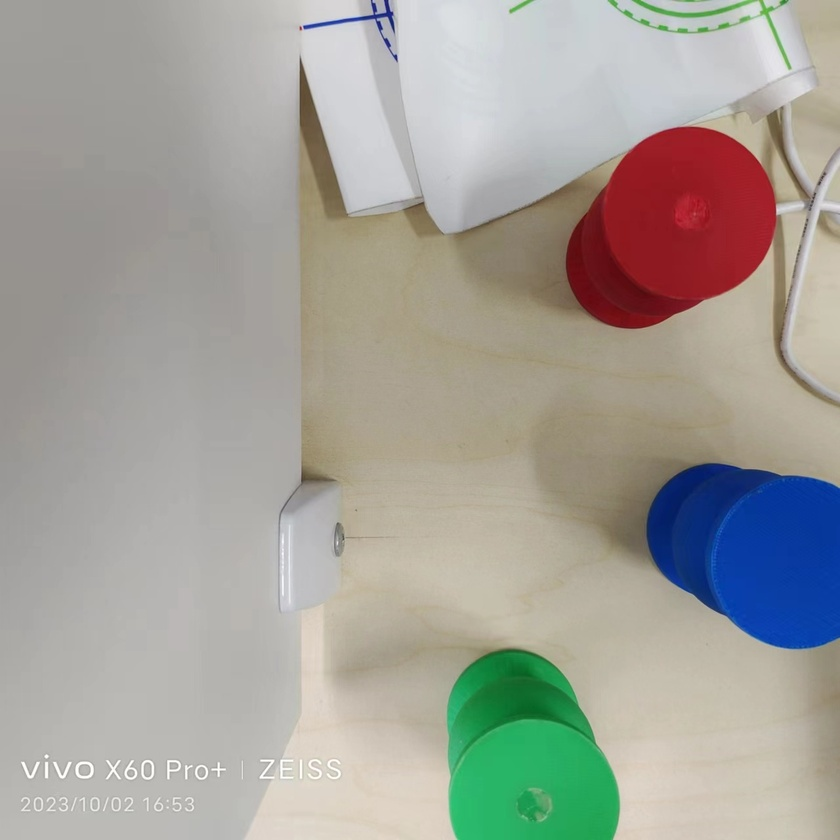
#> input picture test/dataset/raw_02.jpeg, 840 x 840 px, shrunk from 1280 x 1280 before the run
$ python 1002.py
#> lines starting #> are read from the running program, lines starting #| are printed output that depends on the picture; after the words box and inside, x2 and y2 are one past the last pixel; in counts of white or black regions, pixels touching at a corner belong together
import cv2
import numpy as np
# Function to update the threshold values based on trackbar positions
# [6 lines left out: function update_threshold, not called in this run]

# Create a window for displaying the image
cv2.namedWindow("Resulting_image")
thresh_1 = 0
# Create trackbars for thresh_1 and thresh_2
cv2.createTrackbar("Threshold 1", "Resulting_image", thresh_1, 255, update_threshold)

# Read the image
imageread = cv2.imread('./dataset/raw_02.jpeg')
#> imageread is the input picture: shape (840, 840, 3); mean B, G, R 153.8, 161.1, 163.2

# Convert the input image to grayscale

hsv = cv2.cvtColor(imageread,cv2.COLOR_BGR2HSV)
#> hsv: shape (840, 840, 3); mean H, S, V 43.9, 46.5, 174.2

lower_blue_contour = np.array([102, 69, 0])
upper_blue_contour = np.array([147, 255, 255])

mask = cv2.inRange(hsv, lower_blue_contour, upper_blue_contour)
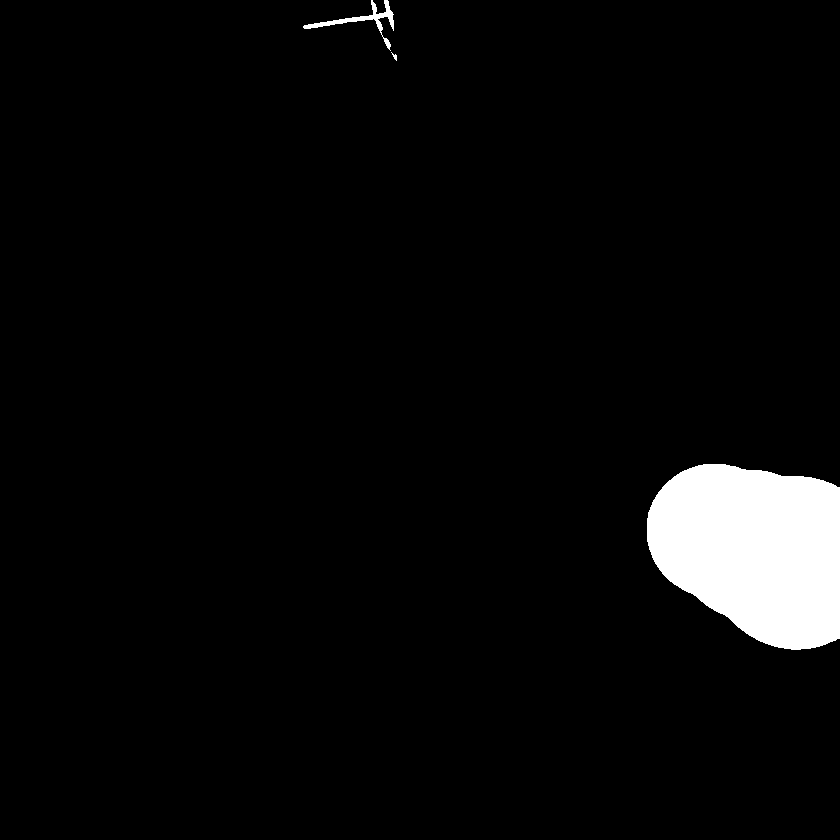
#> mask: shape (840, 840); 4.1% white; 3 white regions, box (x1, y1, x2, y2) and area: (647, 464, 840, 650) 28058, (303, 0, 394, 51) 683, (391, 52, 397, 61) 22

res = cv2.bitwise_and(imageread,imageread,mask = mask)
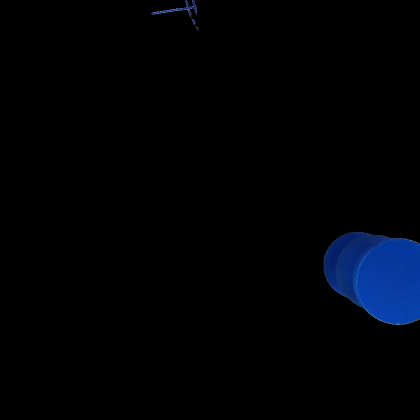
#> res: shape (840, 840, 3) (shown at 1/2 size); mean B, G, R 5.9, 2.3, 0.5
imagegray = cv2.cvtColor(res, cv2.COLOR_BGR2GRAY)
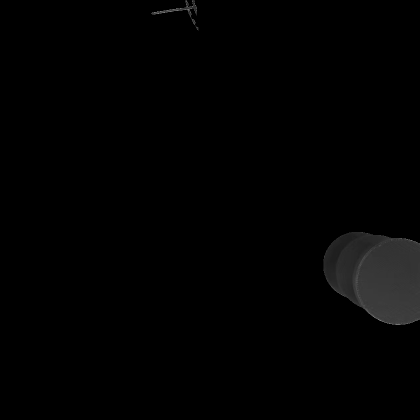
#> imagegray: shape (840, 840) (shown at 1/2 size); min 0, max 178, mean 2.1

cv2.imshow("res",res)

# Get the initial threshold values
#thresh_1 = cv2.getTrackbarPos("Threshold 1", "Resulting_image")
thresh_1 = 47

# Threshold the grayscale image
_, imagethreshold = cv2.threshold(imagegray, thresh_1, 255, cv2.THRESH_BINARY)
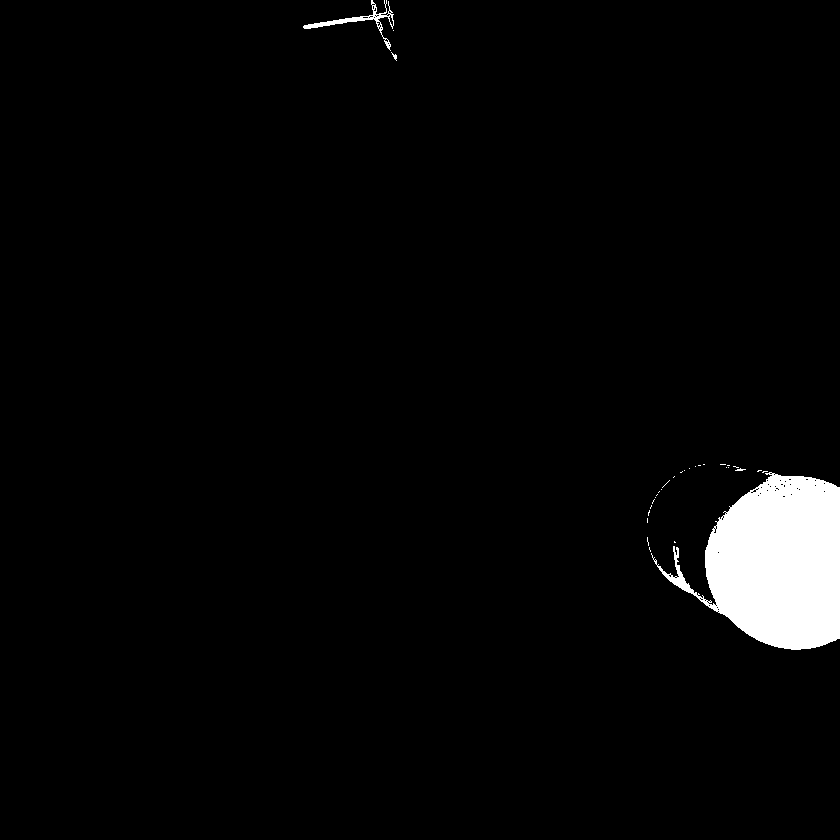
#> imagethreshold: shape (840, 840); 2.9% white; 31 white regions (28 under 20 px), largest, box (x1, y1, x2, y2) and area: (651, 472, 840, 650) 19966, (303, 0, 394, 51) 572, (391, 52, 397, 61) 21
imagethreshold = cv2.erode(imagethreshold, None, iterations=4)
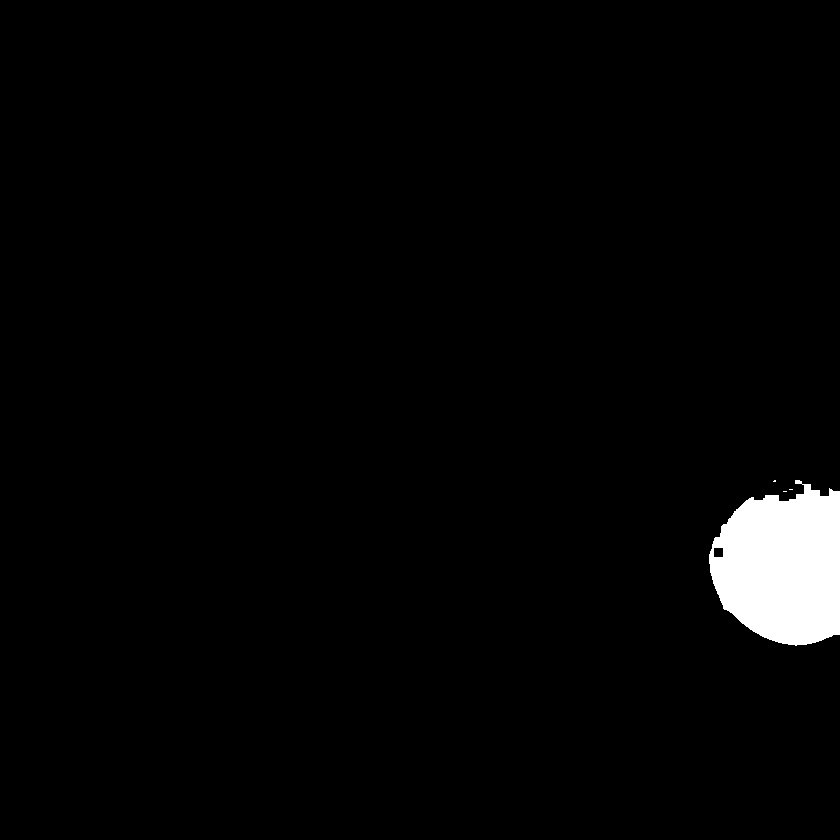
#> imagethreshold: shape (840, 840); 2.4% white; 4 white regions (3 under 20 px)
cv2.imshow("imgthresh",imagethreshold)
# Find contours in the thresholded image
imagecontours, _ = cv2.findContours(imagethreshold, cv2.RETR_EXTERNAL, cv2.CHAIN_APPROX_NONE)
#> imagecontours = 4 contours, 3 with area under 20; largest, box (x1, y1, x2, y2) and area: (709, 480, 840, 646) 16462

max_perimeter = 0
largest_contour =center= None

# 遍历每个轮廓
for cnt in imagecontours:
    perimeter = cv2.arcLength(cnt, True)
    if perimeter > max_perimeter:
        max_perimeter = perimeter
        largest_contour = cnt
#> this loop made 4 passes
#> (perimeter, max_perimeter) on passes 1, 3: (6, 6), (578.1, 578.1)
#> after the loop, largest_contour = contour of 533 points, box (x1, y1, x2, y2) (709, 480, 840, 646), area 16462; max_perimeter = 578.1

epsilon = 0.01 * cv2.arcLength(largest_contour, True)
#> epsilon = 5.78
approximations = cv2.approxPolyDP(largest_contour, epsilon, True)
#> approximations = contour of 12 points, box (x1, y1, x2, y2) (709, 480, 840, 646), area 16231

cv2.drawContours(imageread, [approximations], 0, (0,0,255), 3)

i, j = approximations[0][0]
#> i = 799; j = 480
print((i,j))
#| (799, 480)
if len(approximations) == 3:
    print(1)
    cv2.putText(imageread, "Triangle", (i, j), cv2.FONT_HERSHEY_COMPLEX, 1, 0, 2)
elif len(approximations) == 4:
    print(4)
    cv2.putText(imageread, "Rectangle", (i, j), cv2.FONT_HERSHEY_COMPLEX, 1, 0, 2)
elif len(approximations) == 5:
    print(1)
    cv2.putText(imageread, "Pentagon", (i, j), cv2.FONT_HERSHEY_COMPLEX, 1, 0, 2)
elif 6 < len(approximations) < 15:
    print(15)
    cv2.putText(imageread, "Ellipse", (i, j), cv2.FONT_HERSHEY_COMPLEX, 1, (255, 0, 0),2)
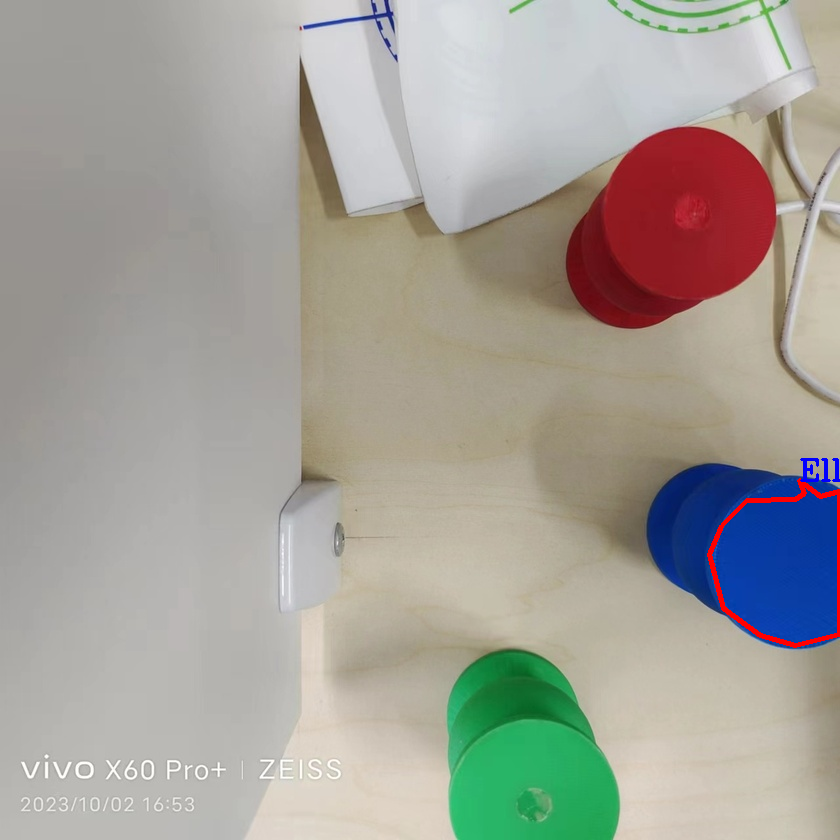
#> imageread: shape (840, 840, 3); mean B, G, R 153.3, 160.8, 163.9

else:
    print("cir")
    cv2.putText(imageread, "Circle", (i, j), cv2.FONT_HERSHEY_COMPLEX, 1,(255, 0, 0), 2)


# Display the resulting image
cv2.imshow("Resulting_image", imageread)

# # Check for the 'q' key to exit the loop
while True:
    if cv2.waitKey(1) & 0xFF == ord('q'):
#> (key q is pressed here)
        break

# Release resources
cv2.destroyAllWindows()

$ run again, with test/dataset/raw_01.jpeg copied over test/dataset/raw_02.jpeg
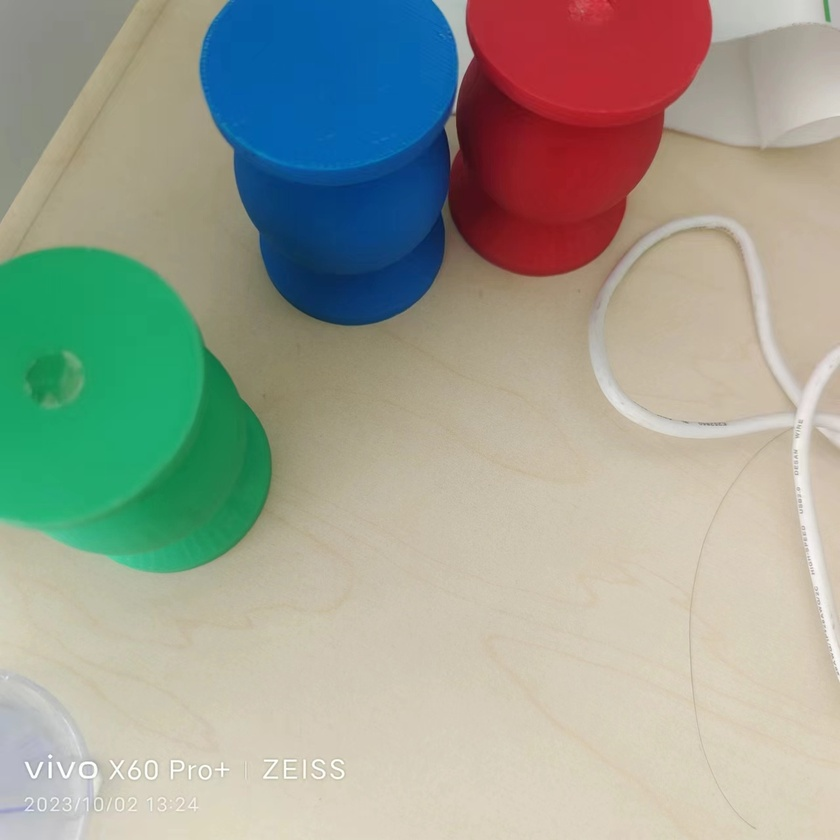
#> input picture test/dataset/raw_01.jpeg, 840 x 840 px, shrunk from 1280 x 1280 before the run
#> imageread is the input picture: shape (840, 840, 3); mean B, G, R 146.9, 160.2, 155.9
#> hsv: shape (840, 840, 3); mean H, S, V 47.7, 84.9, 181.2
#> `mask = cv2.inRange(hsv, lower_blue_contour, upper_blue_contour)`:
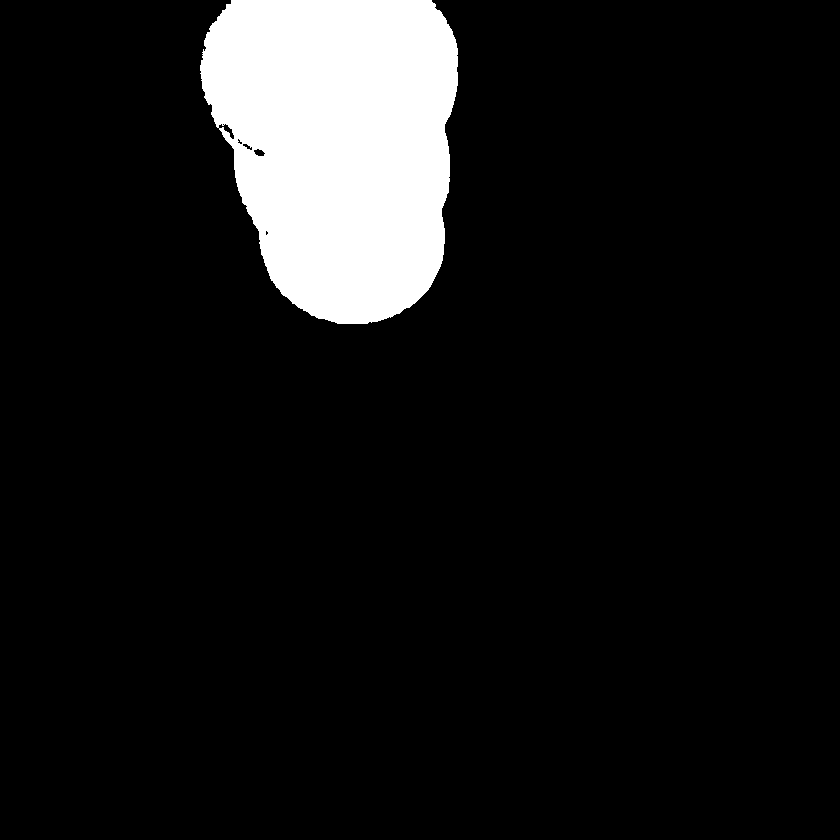
#> mask: shape (840, 840); 9.4% white; 1 white region, box (x1, y1, x2, y2) and area: (200, 0, 458, 324) 66338
#> imagecontours = 3 contours; box (x1, y1, x2, y2) and area: (205, 0, 454, 270) 50189, (350, 266, 432, 320) 1676, (264, 239, 277, 275) 180
#> the loop `for cnt in imagecontours:` made 3 passes
#> (perimeter, max_perimeter) on passes 1, 3: (228.1, 228.1), (1076, 1076)
#> after the loop `for cnt in imagecontours:`: largest_contour = contour of 984 points, box (x1, y1, x2, y2) (205, 0, 454, 270), area 50189; max_perimeter = 1076
#> epsilon = 10.76
#> approximations = contour of 17 points, box (x1, y1, x2, y2) (206, 0, 454, 270), area 48979
#> `cv2.drawContours(imageread, [approximations], 0, (0,0,255), 3)`:
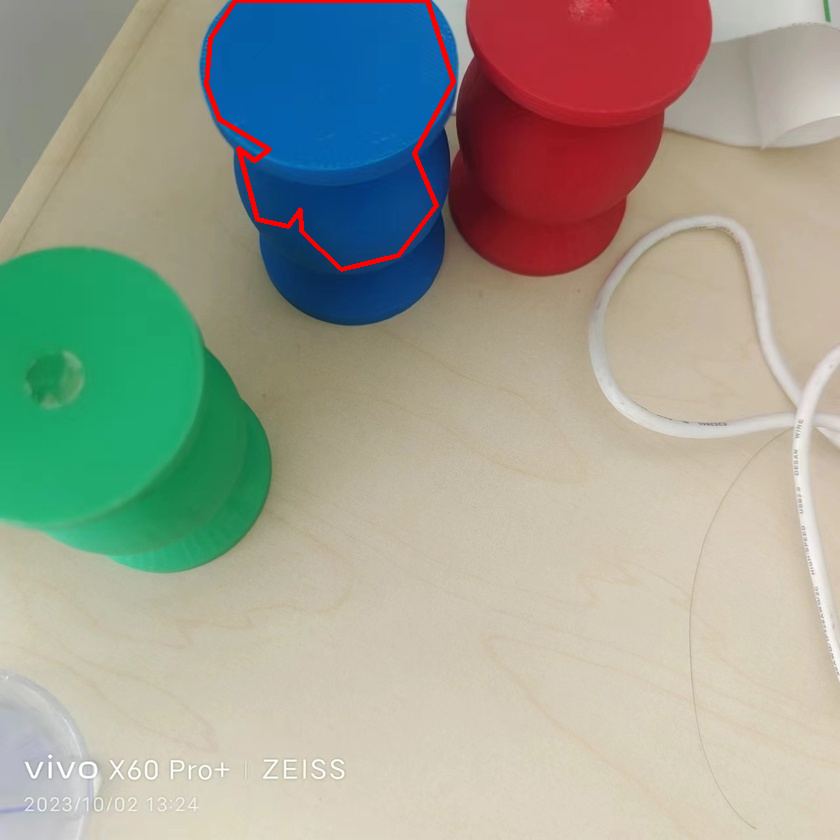
#> imageread: shape (840, 840, 3); 0.61% of pixels changed, all inside (x1, y1, x2, y2) = (204, 0, 456, 272)
#> i = 235; j = 0
#| (235, 0)

$ run again, with test/dataset/raw_03.jpeg copied over test/dataset/raw_02.jpeg
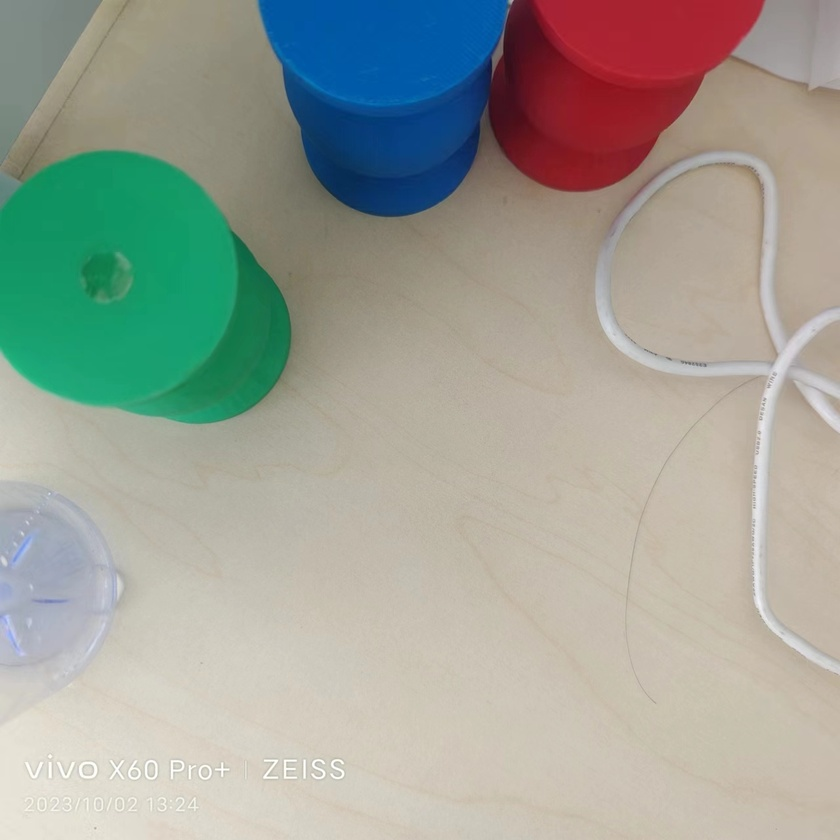
#> input picture test/dataset/raw_03.jpeg, 840 x 840 px, shrunk from 1280 x 1280 before the run
#> imageread is the input picture: shape (840, 840, 3); mean B, G, R 150.9, 161.3, 157.4
#> hsv: shape (840, 840, 3); mean H, S, V 42.9, 67, 176.7
#> `mask = cv2.inRange(hsv, lower_blue_contour, upper_blue_contour)`:
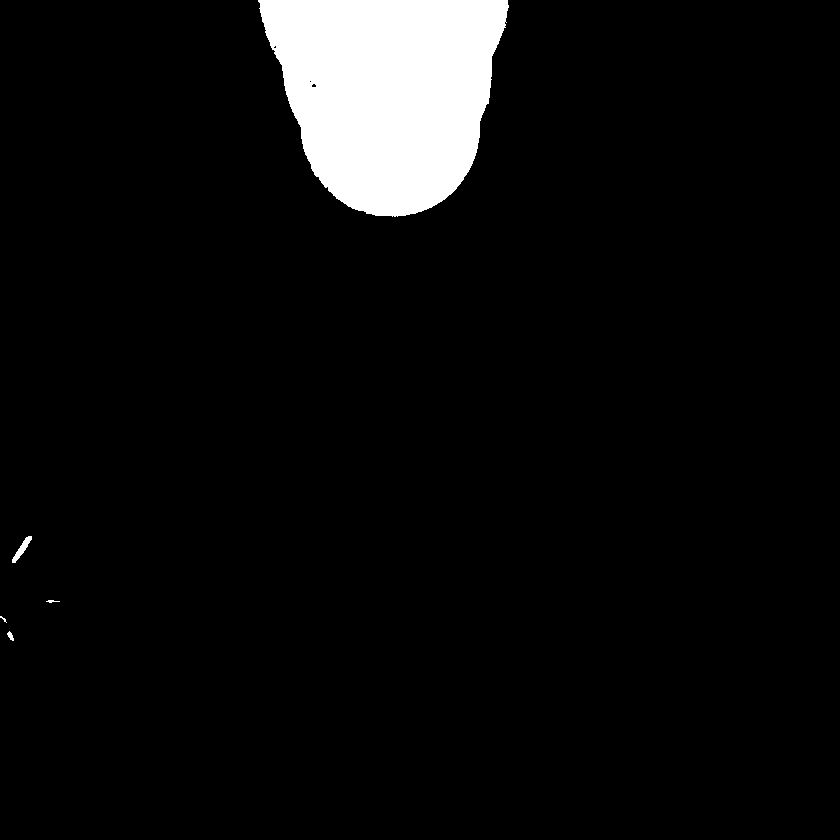
#> mask: shape (840, 840); 5.7% white; 5 white regions (1 under 20 px), largest, box (x1, y1, x2, y2) and area: (258, 0, 509, 217) 40192, (12, 536, 32, 563) 175, (7, 631, 14, 641) 38, (46, 600, 60, 603) 23
#> imagecontours = 2 contours; box (x1, y1, x2, y2) and area: (264, 0, 504, 174) 28358, (384, 176, 455, 212) 898
#> the loop `for cnt in imagecontours:` made 2 passes
#> (perimeter, max_perimeter) on passes 1 to 2: (184.8, 184.8), (865.5, 865.5)
#> after the loop `for cnt in imagecontours:`: largest_contour = contour of 803 points, box (x1, y1, x2, y2) (264, 0, 504, 174), area 28358; max_perimeter = 865.5
#> epsilon = 8.66
#> approximations = contour of 13 points, box (x1, y1, x2, y2) (264, 0, 504, 170), area 28136
#> `cv2.drawContours(imageread, [approximations], 0, (0,0,255), 3)`:
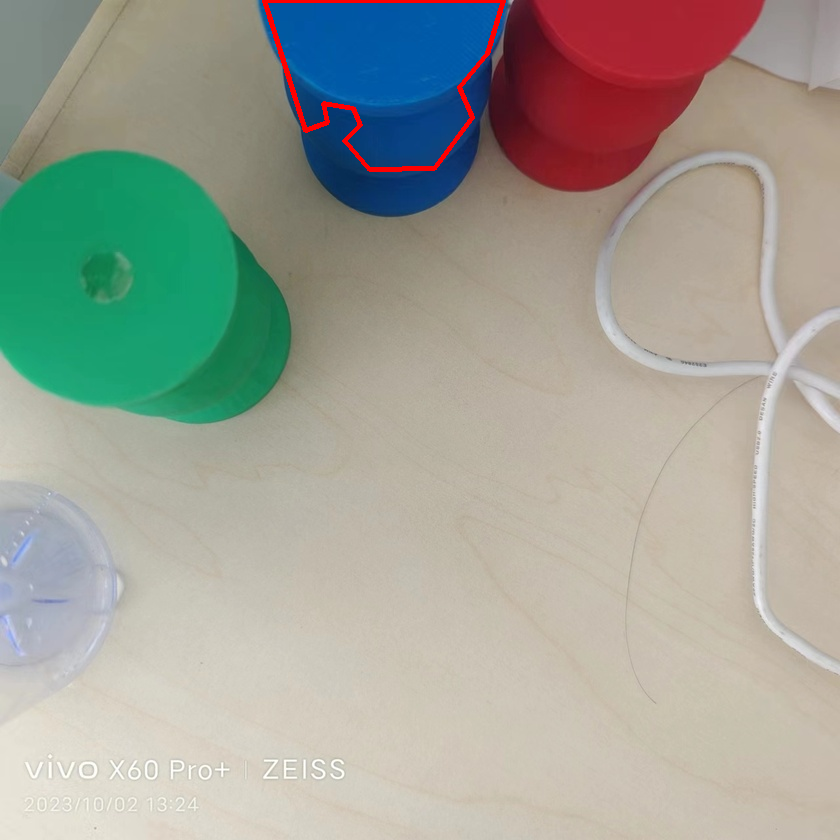
#> imageread: shape (840, 840, 3); 0.48% of pixels changed, all inside (x1, y1, x2, y2) = (262, 0, 506, 172)
#> i = 264; j = 0
#| (264, 0)
